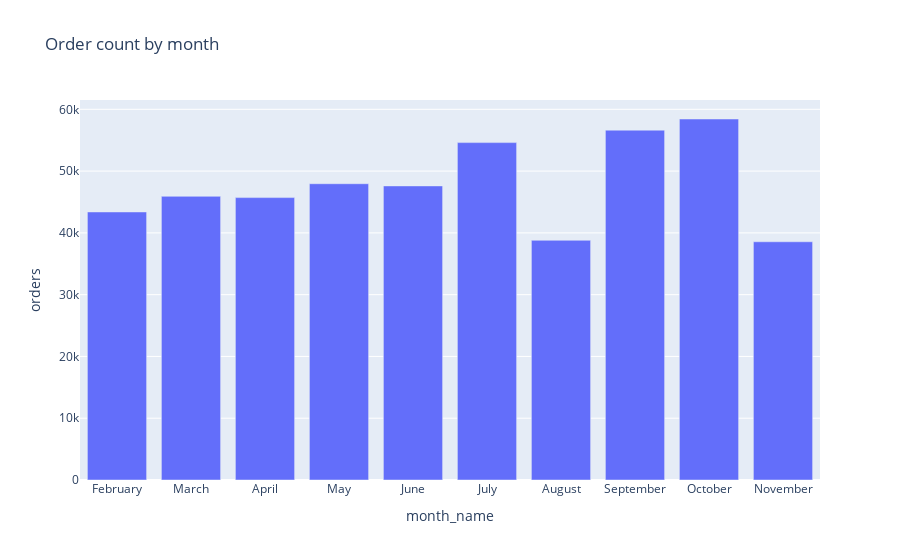

Notebook cell for this chart:
### Markdown cell above
Here we look at the order count by month and replace the month number with the month name.

### Code cell
# Map the month numbers to month names
month_names = {
    1: 'January', 2: 'February', 3: 'March', 4: 'April', 
    5: 'May', 6: 'June', 7: 'July', 8: 'August', 
    9: 'September', 10: 'October', 11: 'November', 12: 'December'
}
eda_train['month_name'] = eda_train['month'].map(month_names)
eda_test['month_name'] = eda_test['month'].map(month_names)

# Group by the new 'month_name' column
grouped = eda_train.groupby('month_name')['orders'].sum().reset_index()

# Plotly might not automatically sort the months correctly, so we'll sort them manually
ordered_months = ['January', 'February', 'March', 'April', 'May', 'June', 
                  'July', 'August', 'September', 'October', 'November', 'December']
grouped['month_name'] = pd.Categorical(grouped['month_name'], categories=ordered_months, ordered=True)
grouped = grouped.sort_values('month_name')

# Plot order count by month with month names
fig = px.bar(grouped, x='month_name', y='orders', title='Order count by month')
fig.show()

### Figure 1 — Plotly figure (JSON) as saved in the notebook; plotly's stock layout.template omitted (floating-point values rounded to 4 significant figures)
{"data": [{"alignmentgroup": "True", "hovertemplate": "month_name=%{x}<br>orders=%{y}<extra></extra>", "legendgroup": "", "marker": {"color": "#636efa", "pattern": {"shape": ""}}, "name": "", "offsetgroup": "", "orientation": "v", "showlegend": false, "textposition": "auto", "type": "bar", "x": ["February", "March", "April", "May", "June", "July", "August", "September", "October", "November"], "xaxis": "x", "y": [43386, 45918, 45710, 47955, 47601, 54609, 38799, 56629, 58433, 38561], "yaxis": "y"}], "layout": {"barmode": "relative", "legend": {"tracegroupgap": 0}, "title": {"text": "Order count by month"}, "xaxis": {"anchor": "y", "domain": [0, 1], "title": {"text": "month_name"}}, "yaxis": {"anchor": "x", "domain": [0, 1], "title": {"text": "orders"}}}}
